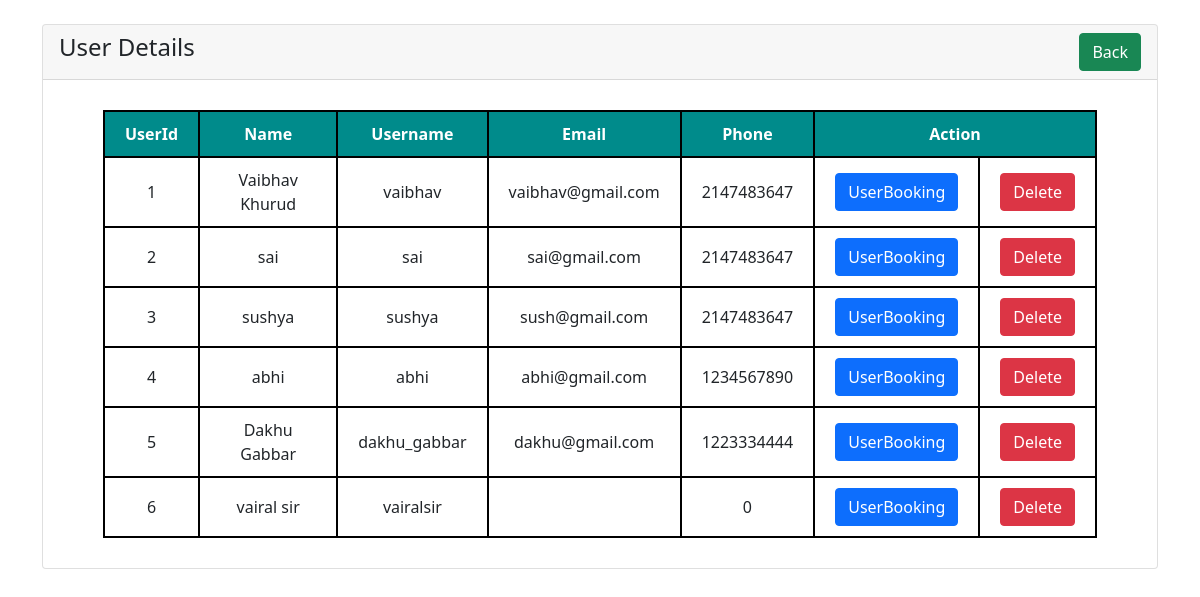
Screenshot of /admin/manage-users.php with the database file from the repository.
### tables this page shows
CREATE TABLE `register_user` (
  `uid` int(20) NOT NULL,
  `name` varchar(100) NOT NULL,
  `username` varchar(100) NOT NULL,
  `email` varchar(100) NOT NULL,
  `phone` int(10) NOT NULL,
  `password` varchar(100) NOT NULL
);

### admin/manage-users.php (the view, shortened to what this page needs)
<?php
   require('connection.php');
?>
<!doctype html>
<html lang="en">
  <head>
    <link rel="stylesheet" href="style.css">
    <link href="https://cdn.jsdelivr.net/npm/bootstrap@5.1.3/dist/css/bootstrap.min.css" rel="stylesheet">
</head>
<body>
    <div class="container mt-4">
        <div class="row">
            <div class="col-md-12">
                <div class="card">
                    <div class="card-header">
                        <h4>User Details
                            <a href="dashboard.php" class="btn btn-success float-end">Back</a>
                        </h4>
                    </div>
                    <div class="data">
                        <table >
                            <thead>
                                <tr>
                                    <th>UserId</th>
                                    <th>Name</th>
                                    <th>Username</th>
                                    <th> Email</th>
                                    <th>Phone</th>
                                    <th colspan="2">Action</th>
                                </tr>
                            </thead>
                            <tbody>
                            <?php
                            $sr=1;
                                    $query="SELECT * FROM `register_user`";
                                    $result = mysqli_query($con,$query);
                                    while($row_fetch=mysqli_fetch_assoc($result))
                                    {
                                        echo "
                                        <tr>
                                        <td>$sr<?td>
                                        <td>$row_fetch[name]<?td>
                                        <td>$row_fetch[username]<?td>
                                        <td>$row_fetch[email]<?td>
                                        <td>$row_fetch[phone]<?td>
                                        <td>
                                        <a href='manage-booking.php? uid= $row_fetch[uid]' class='btn btn-primary'>UserBooking</a> </td>
                                        <td><a href='delete-user.php? uid= $row_fetch[uid]' class='btn btn-danger'>Delete</a></td>
                                        " ;
                                        $sr=$sr+1;
                                    }
                                ?>
                            </tbody>
                        </table>
                    </div>
                </div>
            </div>
        </div>
    </div>
</body>
</html>

### admin/style.css (style rules this page uses)
body { background-color: #080710; }
::placeholder { color: #e5e5e5; }

### admin/manage-users.php (style rules this page uses)
div.data { padding: 30px 60px; }
div.data table { width: 100%; border: 2px solid black; text-align: center; }
table,table td,table tr,table th { border: 2px solid black; padding: 10px 20px; border-collapse:collapse ; }
table thead { background-color: darkcyan; color: white; }

### rows the page displays
register_user: name "Vaibhav Khurud", username "vaibhav", email "vaibhav@gmail.com", phone "2147483647"
register_user: name "sai", username "sai", email "sai@gmail.com", phone "2147483647"
register_user: name "sushya", username "sushya", email "sush@gmail.com", phone "2147483647"
register_user: name "abhi", username "abhi", email "abhi@gmail.com", phone "1234567890"
register_user: name "Dakhu Gabbar", username "dakhu_gabbar", email "dakhu@gmail.com", phone "1223334444"
register_user: name "vairal sir", username "vairalsir", phone "0"
